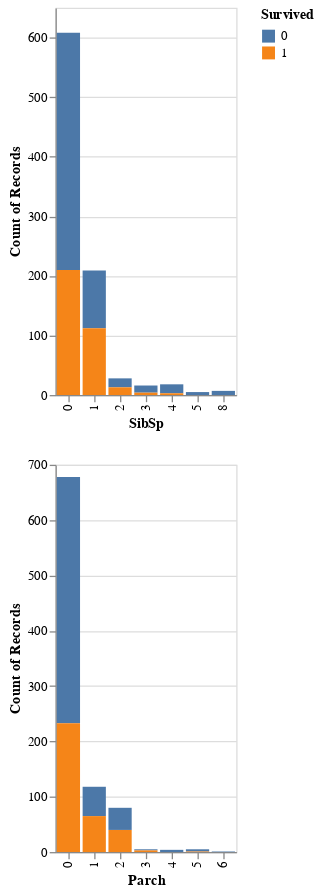

Source (notebook cell):
### Markdown cell above
We can confirm `Pclass` and `Sex` clearly impact survival.

### Code cell
alt.Chart(df_train).mark_bar().encode(
    alt.X(alt.repeat("row"), type = 'nominal'),
    y = 'count()',
    color = 'Survived:N',
    tooltip = 'count()'
).repeat(
    row = ['SibSp','Parch']
).interactive()

### Figure 1 — Vega-Lite specification as saved in the notebook (floating-point values rounded to 4 significant figures; data arrays with more than 128 entries replaced by an {"elided": "..."} marker saying what was removed)
{"config": {"view": {"continuousWidth": 400, "continuousHeight": 300}}, "repeat": {"row": ["SibSp", "Parch"]}, "spec": {"data": {"name": "data-93290830beea3a875eeab316df346c54"}, "mark": "bar", "encoding": {"color": {"field": "Survived", "type": "nominal"}, "tooltip": {"aggregate": "count", "type": "quantitative"}, "x": {"field": {"repeat": "row"}, "type": "nominal"}, "y": {"aggregate": "count", "type": "quantitative"}}, "selection": {"selector004": {"type": "interval", "bind": "scales", "encodings": ["x", "y"]}}}, "$schema": "https://vega.github.io/schema/vega-lite/v4.17.0.json", "datasets": {"data-93290830beea3a875eeab316df346c54": {"elided": "891 records"}}}
